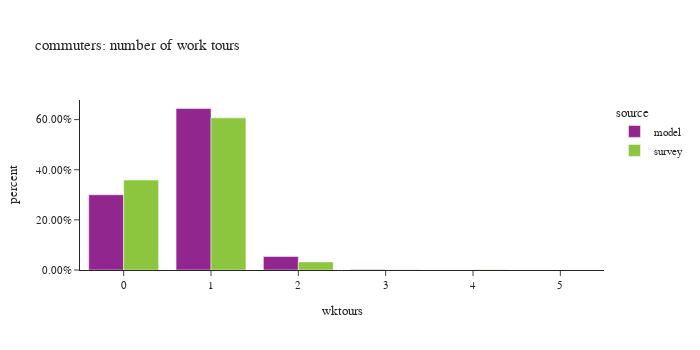

The notebook cell saved with this chart:
### Code cell
_df = workers[workers['worker_type']=="commuter"].groupby(['source','wktours'])['pdexpfac'].sum().reset_index()
_df['percent'] = _df.groupby(['source'], group_keys=False)['pdexpfac'].apply(lambda x: x / float(x.sum()))

fig = px.bar(_df, x="wktours", y="percent", color="source",
             barmode="group",
             title= "commuters: number of work tours")
fig.update_layout(height=350, width=700, font=dict(size=11),
                  yaxis_tickformat = '.2%')
fig.show()

### Figure 1 — Plotly figure (JSON) as saved in the notebook; plotly's stock layout.template omitted (floating-point values rounded to 4 significant figures)
{"data": [{"alignmentgroup": "True", "hovertemplate": "source=model<br>wktours=%{x}<br>percent=%{y}<extra></extra>", "legendgroup": "model", "marker": {"color": "#91268F", "pattern": {"shape": ""}}, "name": "model", "offsetgroup": "model", "orientation": "v", "showlegend": true, "textposition": "auto", "type": "bar", "x": [0, 1, 2, 3], "xaxis": "x", "y": [0.3003, 0.6443, 0.05362, 0.001763], "yaxis": "y"}, {"alignmentgroup": "True", "hovertemplate": "source=survey<br>wktours=%{x}<br>percent=%{y}<extra></extra>", "legendgroup": "survey", "marker": {"color": "#8CC63E", "pattern": {"shape": ""}}, "name": "survey", "offsetgroup": "survey", "orientation": "v", "showlegend": true, "textposition": "auto", "type": "bar", "x": [0, 1, 2, 3, 4, 5], "xaxis": "x", "y": [0.3588, 0.6069, 0.0323, 0.001398, 0.0005576, 2.552e-05], "yaxis": "y"}], "layout": {"barmode": "group", "font": {"size": 11}, "height": 350, "legend": {"title": {"text": "source"}, "tracegroupgap": 0}, "title": {"text": "commuters: number of work tours"}, "width": 700, "xaxis": {"anchor": "y", "domain": [0.0, 1.0], "title": {"text": "wktours"}}, "yaxis": {"anchor": "x", "domain": [0.0, 1.0], "tickformat": ".2%", "title": {"text": "percent"}}}}
